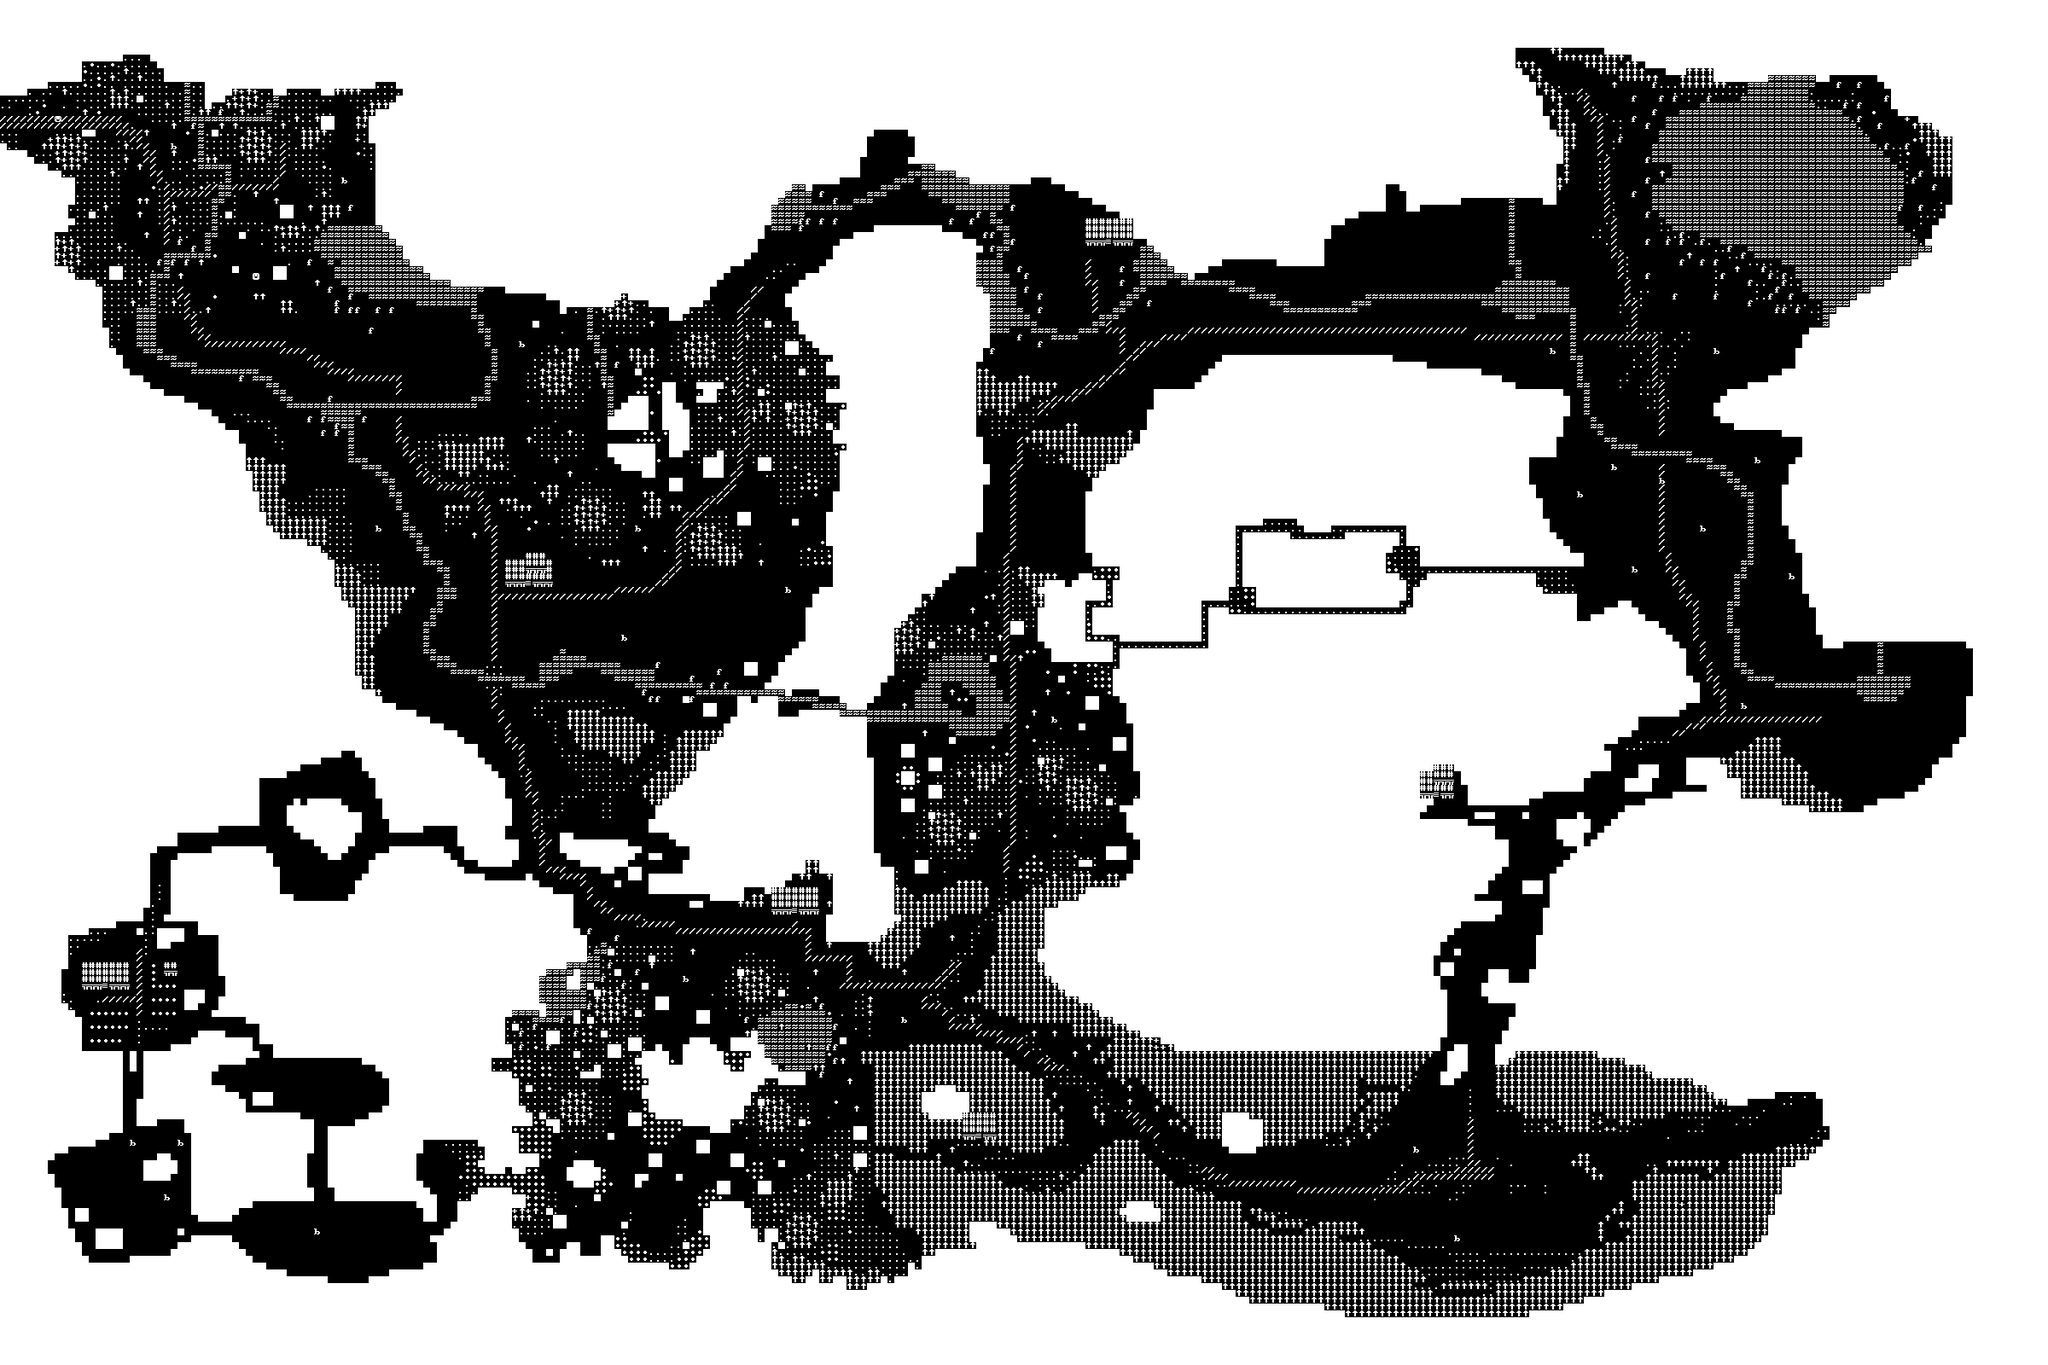

Below is a game level as drawn by its tile map, then a one-line description and the .tmx that defines it (tile-layer data replaced by summaries):
An orthogonal 300x200 tile map with 8x8 px tiles, 1 tile layer (Tiles) and 17 objects (5x Fork, 3x House, 3x Entrance, 3x Rain, Start, ...).

<map version="1.5" tiledversion="2021.03.23" orientation="orthogonal" renderorder="right-down" width="300" height="200" tilewidth="8" tileheight="8" infinite="0" nextlayerid="3" nextobjectid="22">
 <editorsettings>
  <export target="../exported_map.lua" format="lua" />
 </editorsettings>
 <tileset firstgid="1" source="cga8x8thick.tsx" />
 <layer id="1" name="Tiles" width="300" height="200">
  <data>[60000 cells, 59828 non-empty, 15 distinct tile ids]</data>
 </layer>
 <objectgroup id="2" name="Regions">
  <object id="5" name="Start" x="24.5" y="97" width="103.25" height="103.25" />
  <object id="6" name="WrongWay" x="-0.75" y="97.25" width="25.5" height="88.25" />
  <object id="7" name="Fork" x="177.667" y="209.333" width="34.3333" height="35.3333" />
  <object id="8" name="Dark" x="144" y="129" width="74" height="55" />
  <object id="9" name="House" x="579.667" y="634" width="81.6667" height="66.3333" />
  <object id="10" name="Entrance" x="612.545" y="674.727" width="15.6364" height="19.4545" />
  <object id="11" name="Fork" x="1073.88" y="1137.67" width="34.3333" height="35.3333" />
  <object id="12" name="Fork" x="1897.83" y="370.583" width="57.5833" height="51.0833" />
  <object id="13" name="Fork" x="1303.17" y="402.5" width="34.3333" height="35.3333" />
  <object id="14" name="Fork" x="2001.83" y="826.333" width="34.3333" height="35.3333" />
  <object id="15" name="House" x="90.9167" y="1114.08" width="121.667" height="66.8333" />
  <object id="16" name="House" x="1115.5" y="1291.83" width="65.6667" height="64.3333" />
  <object id="17" name="Entrance" x="114.909" y="1146.64" width="16.9091" height="18.3636" />
  <object id="18" name="Entrance" x="1140.68" y="1322.02" width="15.6364" height="19.4545" />
  <object id="19" name="Rain" x="205.5" y="404" width="241" height="167" />
  <object id="20" name="Rain" x="333.5" y="259.5" width="197.5" height="198" />
  <object id="21" name="Rain" x="266.5" y="334.5" width="211" height="175" />
 </objectgroup>
</map>